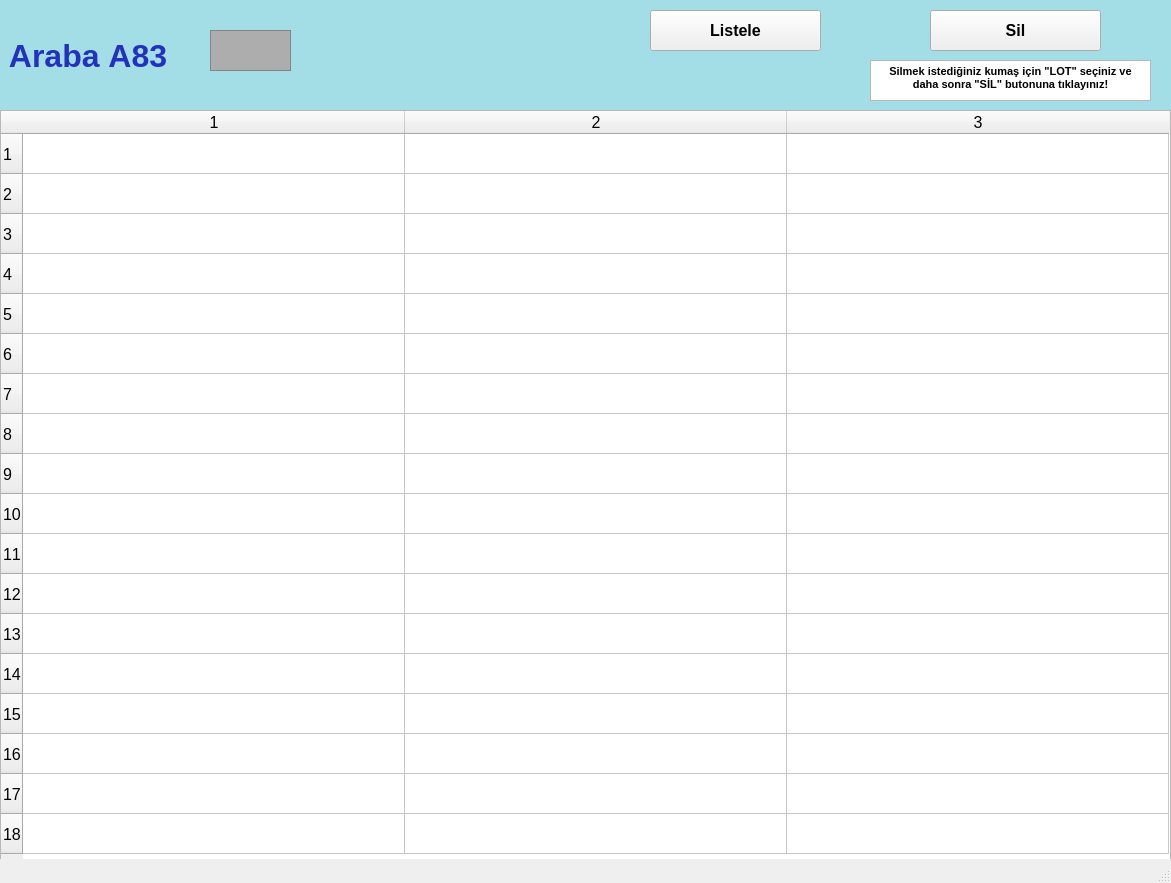
<?xml version="1.0" encoding="UTF-8"?>
<ui version="4.0">
 <class>arabalarA83_ekran</class>
 <widget class="QMainWindow" name="arabalarA83_ekran">
  <property name="geometry">
   <rect>
    <x>0</x>
    <y>0</y>
    <width>1171</width>
    <height>883</height>
   </rect>
  </property>
  <property name="font">
   <font>
    <pointsize>12</pointsize>
    <weight>50</weight>
    <bold>false</bold>
    <kerning>false</kerning>
   </font>
  </property>
  <property name="windowTitle">
   <string/>
  </property>
  <widget class="QWidget" name="centralwidget">
   <widget class="QLabel" name="arabaA1yazi_lbl">
    <property name="geometry">
     <rect>
      <x>0</x>
      <y>0</y>
      <width>1171</width>
      <height>111</height>
     </rect>
    </property>
    <property name="font">
     <font>
      <pointsize>24</pointsize>
      <weight>75</weight>
      <bold>true</bold>
     </font>
    </property>
    <property name="styleSheet">
     <string notr="true">background-color: rgb(163, 221, 229);
color: rgb(34, 50, 190);</string>
    </property>
    <property name="text">
     <string> Araba A83</string>
    </property>
   </widget>
   <widget class="QFrame" name="arabaA1_img">
    <property name="geometry">
     <rect>
      <x>210</x>
      <y>30</y>
      <width>81</width>
      <height>41</height>
     </rect>
    </property>
    <property name="styleSheet">
     <string notr="true">background-color: rgb(173, 173, 173);</string>
    </property>
    <property name="frameShape">
     <enum>QFrame::StyledPanel</enum>
    </property>
    <property name="frameShadow">
     <enum>QFrame::Raised</enum>
    </property>
   </widget>
   <widget class="QPushButton" name="listele83_btn">
    <property name="geometry">
     <rect>
      <x>650</x>
      <y>10</y>
      <width>171</width>
      <height>41</height>
     </rect>
    </property>
    <property name="font">
     <font>
      <pointsize>12</pointsize>
      <weight>75</weight>
      <bold>true</bold>
     </font>
    </property>
    <property name="text">
     <string>Listele</string>
    </property>
   </widget>
   <widget class="QTableWidget" name="A83_tw">
    <property name="geometry">
     <rect>
      <x>0</x>
      <y>110</y>
      <width>1171</width>
      <height>751</height>
     </rect>
    </property>
    <property name="baseSize">
     <size>
      <width>0</width>
      <height>0</height>
     </size>
    </property>
    <property name="rowCount">
     <number>18</number>
    </property>
    <property name="columnCount">
     <number>3</number>
    </property>
    <attribute name="horizontalHeaderVisible">
     <bool>true</bool>
    </attribute>
    <attribute name="horizontalHeaderCascadingSectionResizes">
     <bool>false</bool>
    </attribute>
    <attribute name="horizontalHeaderDefaultSectionSize">
     <number>382</number>
    </attribute>
    <attribute name="horizontalHeaderMinimumSectionSize">
     <number>38</number>
    </attribute>
    <attribute name="verticalHeaderDefaultSectionSize">
     <number>40</number>
    </attribute>
    <attribute name="verticalHeaderMinimumSectionSize">
     <number>23</number>
    </attribute>
    <row/>
    <row/>
    <row/>
    <row/>
    <row/>
    <row/>
    <row/>
    <row/>
    <row/>
    <row/>
    <row/>
    <row/>
    <row/>
    <row/>
    <row/>
    <row/>
    <row/>
    <row/>
    <column/>
    <column/>
    <column/>
   </widget>
   <widget class="QPushButton" name="sil83_btn">
    <property name="geometry">
     <rect>
      <x>930</x>
      <y>10</y>
      <width>171</width>
      <height>41</height>
     </rect>
    </property>
    <property name="font">
     <font>
      <pointsize>12</pointsize>
      <weight>75</weight>
      <bold>true</bold>
     </font>
    </property>
    <property name="text">
     <string>Sil</string>
    </property>
   </widget>
   <widget class="QTextBrowser" name="textBrowser">
    <property name="geometry">
     <rect>
      <x>870</x>
      <y>60</y>
      <width>281</width>
      <height>41</height>
     </rect>
    </property>
    <property name="html">
     <string>&lt;!DOCTYPE HTML PUBLIC &quot;-//W3C//DTD HTML 4.0//EN&quot; &quot;http://www.w3.org/TR/REC-html40/strict.dtd&quot;&gt;
&lt;html&gt;&lt;head&gt;&lt;meta name=&quot;qrichtext&quot; content=&quot;1&quot; /&gt;&lt;style type=&quot;text/css&quot;&gt;
p, li { white-space: pre-wrap; }
&lt;/style&gt;&lt;/head&gt;&lt;body style=&quot; font-family:'MS Shell Dlg 2'; font-size:12pt; font-weight:400; font-style:normal;&quot;&gt;
&lt;p align=&quot;center&quot; style=&quot; margin-top:0px; margin-bottom:0px; margin-left:0px; margin-right:0px; -qt-block-indent:0; text-indent:0px;&quot;&gt;&lt;span style=&quot; font-size:8pt; font-weight:600;&quot;&gt;Silmek istediğiniz kumaş için &amp;quot;LOT&amp;quot; seçiniz ve daha sonra &amp;quot;SİL&amp;quot; butonuna tıklayınız!&lt;/span&gt;&lt;/p&gt;&lt;/body&gt;&lt;/html&gt;</string>
    </property>
   </widget>
  </widget>
  <widget class="QStatusBar" name="statusbar"/>
 </widget>
 <resources/>
 <connections/>
</ui>
